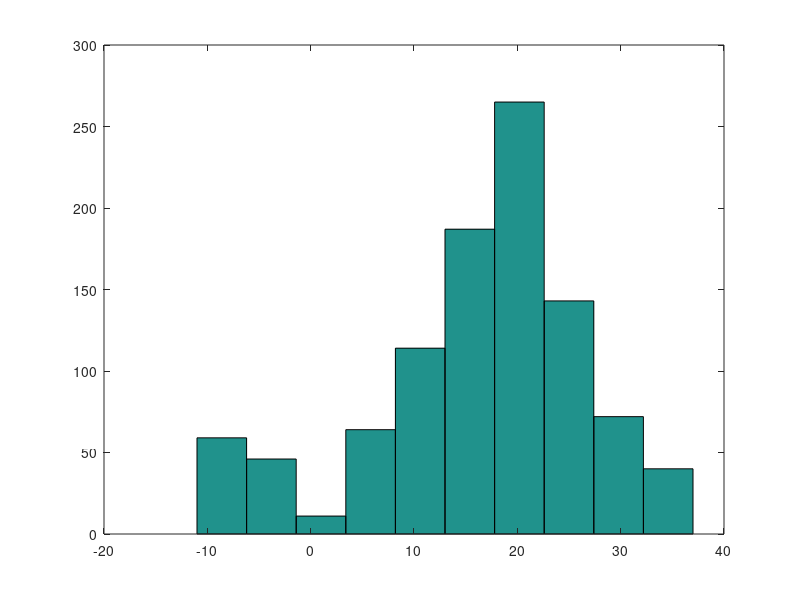

This figure's MATLAB source:
N = 1000;
Y  = zeros(1,N+1);
p = 0.5;

for s = 1:N
    X = -1+2*(rand(1)<p);
    Y(s+1) = Y(s) + X;
end

mean(Y)
std(Y)

hist(Y)
saveas(gcf,'/home/yyang1/Bureau/stochastic/Bownian-Motion/img/hist_ex1.png')